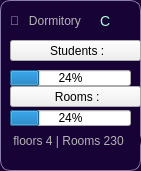
    <widget class="QFrame" name="frame_10">
     <property name="geometry">
      <rect>
       <x>590</x>
       <y>70</y>
       <width>141</width>
       <height>171</height>
      </rect>
     </property>
     <property name="styleSheet">
      <string notr="true">QFrame 
{
	Background-color:rgb(24, 3, 55);
	border-radius: 10px ;
	border: 1px solid rgb(137, 125, 171) ;
}</string>
     </property>
     <property name="frameShape">
      <enum>QFrame::Shape::StyledPanel</enum>
     </property>
     <property name="frameShadow">
      <enum>QFrame::Shadow::Raised</enum>
     </property>
     <widget class="QPushButton" name="pushButton_student_num_17">
      <property name="geometry">
       <rect>
        <x>10</x>
        <y>10</y>
        <width>121</width>
        <height>21</height>
       </rect>
      </property>
      <property name="styleSheet">
       <string notr="true">QPushButton {
    background-color:  rgb(24, 3, 55);
    border-radius: 10px;
    color: rgb(180, 180, 180);
    font-size: 12px;
	text-align:left;
	font: 700 &quot;Segoe UI&quot;;
}

QPushButton:hover {
    background-color: #404457;
}

QPushButton:checked {
    background-color: #404457;
} </string>
      </property>
      <property name="text">
       <string>🏩   Dormitory</string>
      </property>
     </widget>
     <widget class="QPushButton" name="pushButton_student_num_18">
      <property name="geometry">
       <rect>
        <x>100</x>
        <y>10</y>
        <width>20</width>
        <height>21</height>
       </rect>
      </property>
      <property name="styleSheet">
       <string notr="true">QPushButton {
    background-color:  rgb(24, 3, 55);
    border-radius: 10px;
    color: rgb(179, 255, 211);
    font-size: 14px;
	text-align:left;
	font: 700 &quot;Segoe UI&quot;;
}

QPushButton:hover {
    background-color: #404457;
}

QPushButton:checked {
    background-color: #404457;
} </string>
      </property>
      <property name="text">
       <string>C</string>
      </property>
     </widget>
     <widget class="QPushButton" name="pushButton_student_num_31">
      <property name="geometry">
       <rect>
        <x>10</x>
        <y>130</y>
        <width>131</width>
        <height>21</height>
       </rect>
      </property>
      <property name="styleSheet">
       <string notr="true">QPushButton {
    background-color:rgb(24, 3, 55);
    border-radius: 10px;
    color: rgb(180, 180, 180);
    font-size: 12px;
	text-align:left;
	font: 700 &quot;Segoe UI&quot;;
}

QPushButton:hover {
    background-color: #404457;
}

QPushButton:checked {
    background-color: #404457;
} </string>
      </property>
      <property name="text">
       <string> floors 4 | Rooms 230</string>
      </property>
     </widget>
     <widget class="QPushButton" name="pushButton_student_num_38">
      <property name="geometry">
       <rect>
        <x>10</x>
        <y>40</y>
        <width>131</width>
        <height>21</height>
       </rect>
      </property>
      <property name="styleSheet">
       <string notr="true">QPushButton {
    background-color:rgb(24, 3, 55);
    border-radius: 10px;
    color: rgb(180, 180, 180);
    font-size: 10px;
	text-align:left;
	font: 700 &quot;Segoe UI&quot;;
}

QPushButton:hover {
    background-color: #404457;
}

QPushButton:checked {
    background-color: #404457;
} &lt;?xml version=&quot;1.0&quot; encoding=&quot;UTF-8&quot;?&gt;
&lt;ui version=&quot;4.0&quot;&gt;
 &lt;widget name=&quot;__qt_fake_top_level&quot;&gt;
  &lt;widget class=&quot;QPushButton&quot; name=&quot;pushButton_student_num_29&quot;&gt;
   &lt;property name=&quot;geometry&quot;&gt;
    &lt;rect&gt;
     &lt;x&gt;10&lt;/x&gt;
     &lt;y&gt;130&lt;/y&gt;
     &lt;width&gt;131&lt;/width&gt;
     &lt;height&gt;21&lt;/height&gt;
    &lt;/rect&gt;
   &lt;/property&gt;
   &lt;property name=&quot;styleSheet&quot;&gt;
    &lt;string notr=&quot;true&quot;&gt;QPushButton {
    background-color:rgb(24, 3, 55);
    border-radius: 10px;
    color: rgb(180, 180, 180);
    font-size: 12px;
	text-align:left;
	font: 700 &amp;quot;Segoe UI&amp;quot;;
}

QPushButton:hover {
    background-color: #404457;
}

QPushButton:checked {
    background-color: #404457;
} &lt;/string&gt;
   &lt;/property&gt;
   &lt;property name=&quot;text&quot;&gt;
    &lt;string&gt; floors 4 | Rooms 230&lt;/string&gt;
   &lt;/property&gt;
  &lt;/widget&lt;?xml version=&quot;1.0&quot; encoding=&quot;UTF-8&quot;?&gt;
&lt;ui version=&quot;4.0&quot;&gt;
 &lt;widget name=&quot;__qt_fake_top_level&quot;&gt;
  &lt;widget class=&quot;QPushButton&quot; name=&quot;pushButton_student_num_29&quot;&gt;
   &lt;property name=&quot;geometry&quot;&gt;
    &lt;rect&gt;
     &lt;x&gt;10&lt;/x&gt;
     &lt;y&gt;130&lt;/y&gt;
     &lt;width&gt;131&lt;/width&gt;
     &lt;height&gt;21&lt;/height&gt;
    &lt;/rect&gt;
   &lt;/property&gt;
   &lt;property name=&quot;styleSheet&quot;&gt;
    &lt;string notr=&quot;true&quot;&gt;QPushButton {
    background-color:rgb(24, 3, 55);
    border-radius: 10px;
    color: rgb(180, 180, 180);
    font-size: 12px;
	text-align:left;
	font: 700 &amp;quot;Segoe UI&amp;quot;;
}

QPushButton:hover {
    background-color: #404457;
}

QPushButton:checked {
    background-color: #404457;
} &lt;/string&gt;
   &lt;/property&gt;
   &lt;property name=&quot;text&quot;&gt;
    &lt;string&gt; floors 4 | Rooms 230&lt;/string&gt;
   &lt;/property&gt;
  &lt;/widget&gt;
 &lt;/widget&gt;
 &lt;resources/&gt;
&lt;/ui&gt;
&gt;
 &lt;/widget&gt;
 &lt;resources/&gt;
&lt;/ui&gt;
</string>
      </property>
      <property name="text">
       <string> Students :</string>
      </property>
     </widget>
     <widget class="QPushButton" name="pushButton_student_num_39">
      <property name="geometry">
       <rect>
        <x>10</x>
        <y>86</y>
        <width>131</width>
        <height>21</height>
       </rect>
      </property>
      <property name="styleSheet">
       <string notr="true">QPushButton {
    background-color:rgb(24, 3, 55);
    border-radius: 10px;
    color: rgb(180, 180, 180);
    font-size: 10px;
	text-align:left;
	font: 700 &quot;Segoe UI&quot;;
}

QPushButton:hover {
    background-color: #404457;
}

QPushButton:checked {
    background-color: #404457;
} &lt;?xml version=&quot;1.0&quot; encoding=&quot;UTF-8&quot;?&gt;
&lt;ui version=&quot;4.0&quot;&gt;
 &lt;widget name=&quot;__qt_fake_top_level&quot;&gt;
  &lt;widget class=&quot;QPushButton&quot; name=&quot;pushButton_student_num_29&quot;&gt;
   &lt;property name=&quot;geometry&quot;&gt;
    &lt;rect&gt;
     &lt;x&gt;10&lt;/x&gt;
     &lt;y&gt;130&lt;/y&gt;
     &lt;width&gt;131&lt;/width&gt;
     &lt;height&gt;21&lt;/height&gt;
    &lt;/rect&gt;
   &lt;/property&gt;
   &lt;property name=&quot;styleSheet&quot;&gt;
    &lt;string notr=&quot;true&quot;&gt;QPushButton {
    background-color:rgb(24, 3, 55);
    border-radius: 10px;
    color: rgb(180, 180, 180);
    font-size: 12px;
	text-align:left;
	font: 700 &amp;quot;Segoe UI&amp;quot;;
}

QPushButton:hover {
    background-color: #404457;
}

QPushButton:checked {
    background-color: #404457;
} &lt;/string&gt;
   &lt;/property&gt;
   &lt;property name=&quot;text&quot;&gt;
    &lt;string&gt; floors 4 | Rooms 230&lt;/string&gt;
   &lt;/property&gt;
  &lt;/widget&lt;?xml version=&quot;1.0&quot; encoding=&quot;UTF-8&quot;?&gt;
&lt;ui version=&quot;4.0&quot;&gt;
 &lt;widget name=&quot;__qt_fake_top_level&quot;&gt;
  &lt;widget class=&quot;QPushButton&quot; name=&quot;pushButton_student_num_29&quot;&gt;
   &lt;property name=&quot;geometry&quot;&gt;
    &lt;rect&gt;
     &lt;x&gt;10&lt;/x&gt;
     &lt;y&gt;130&lt;/y&gt;
     &lt;width&gt;131&lt;/width&gt;
     &lt;height&gt;21&lt;/height&gt;
    &lt;/rect&gt;
   &lt;/property&gt;
   &lt;property name=&quot;styleSheet&quot;&gt;
    &lt;string notr=&quot;true&quot;&gt;QPushButton {
    background-color:rgb(24, 3, 55);
    border-radius: 10px;
    color: rgb(180, 180, 180);
    font-size: 12px;
	text-align:left;
	font: 700 &amp;quot;Segoe UI&amp;quot;;
}

QPushButton:hover {
    background-color: #404457;
}

QPushButton:checked {
    background-color: #404457;
} &lt;/string&gt;
   &lt;/property&gt;
   &lt;property name=&quot;text&quot;&gt;
    &lt;string&gt; floors 4 | Rooms 230&lt;/string&gt;
   &lt;/property&gt;
  &lt;/widget&gt;
 &lt;/widget&gt;
 &lt;resources/&gt;
&lt;/ui&gt;
&gt;
 &lt;/widget&gt;
 &lt;resources/&gt;
&lt;/ui&gt;
</string>
      </property>
      <property name="text">
       <string> Rooms :</string>
      </property>
     </widget>
     <widget class="QProgressBar" name="RoomBar_A_3">
      <property name="geometry">
       <rect>
        <x>10</x>
        <y>70</y>
        <width>121</width>
        <height>16</height>
       </rect>
      </property>
      <property name="value">
       <number>24</number>
      </property>
     </widget>
     <widget class="QProgressBar" name="StudentBar_A_3">
      <property name="geometry">
       <rect>
        <x>10</x>
        <y>110</y>
        <width>121</width>
        <height>16</height>
       </rect>
      </property>
      <property name="value">
       <number>24</number>
      </property>
     </widget>
    </widget>
